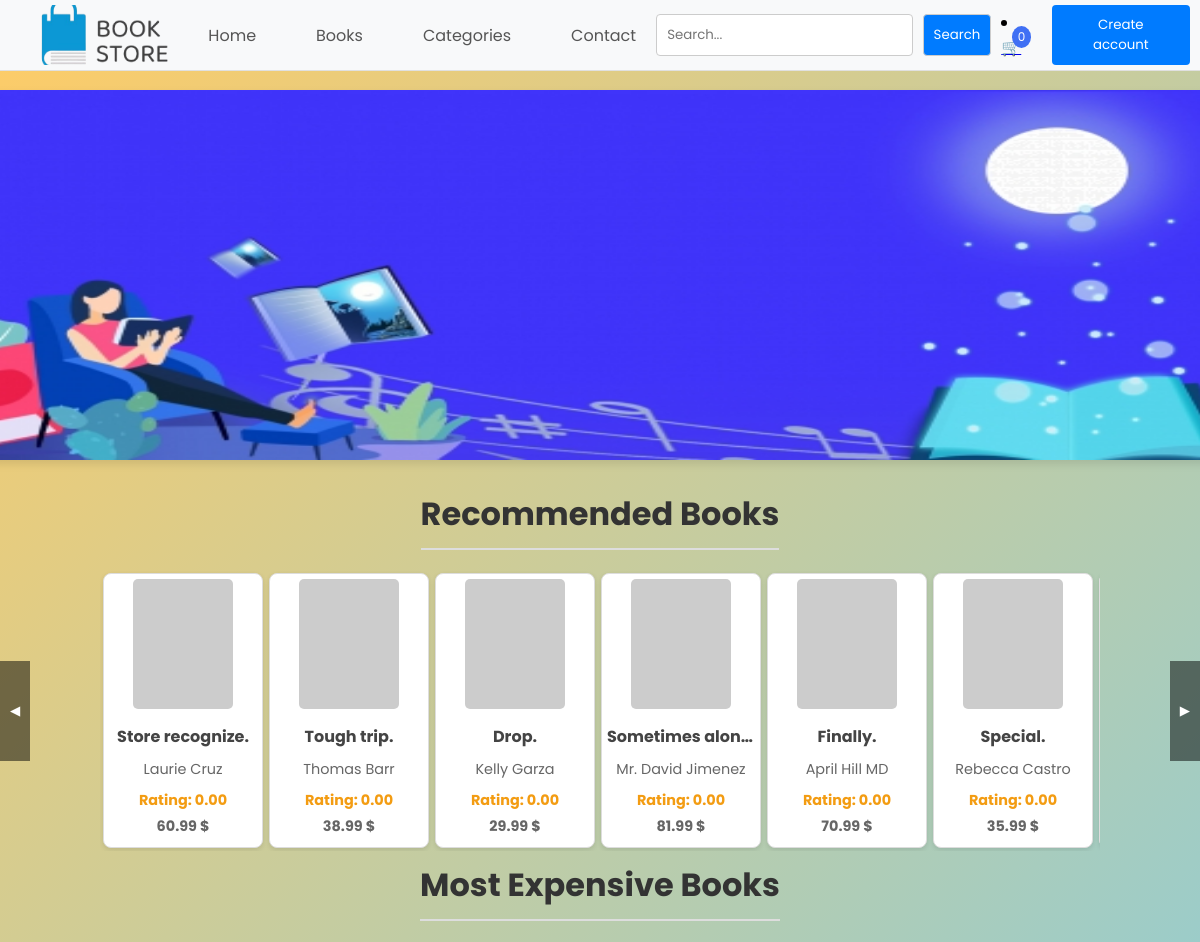
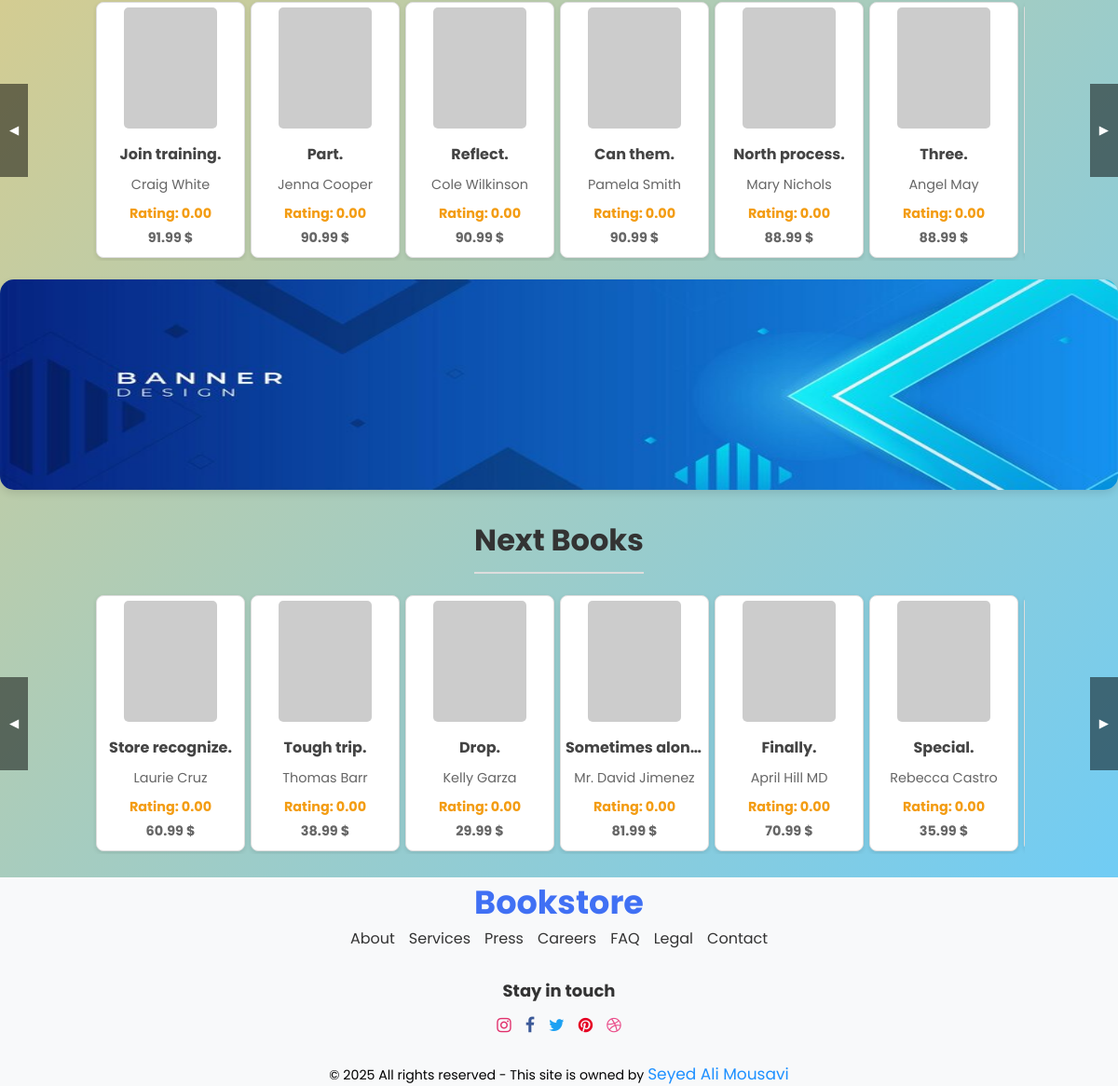
The page / on the database its author committed (2 pictures, top to bottom).
### books/models.py (models this page shows)
class Book(models.Model):
    GENRE_CHOICES = [
        ('fiction', 'Fiction'),
        ('non_fiction', 'Non-Fiction'),
        ('mystery', 'Mystery'),
        ('fantasy', 'Fantasy'),
        ('biography', 'Biography'),
        ('science_fiction', 'Science Fiction'),
        ('romance', 'Romance'),
        ('horror', 'Horror'),
        ('self_help', 'Self Help'),
        ('history', 'History'),
    ]
    title = models.CharField(max_length=100)
    author = models.CharField(max_length=100)
    price = models.DecimalField(max_digits=20, decimal_places=2)
    rating = models.DecimalField(max_digits=3, decimal_places=2)
    description = models.TextField()
    published_date = models.DateField()
    isbn = models.CharField(max_length=13, unique=True)
    cover_image = models.ImageField(upload_to='covers/')
    language = models.CharField(max_length=30)
    publisher = models.CharField(max_length=100)
    genre = models.CharField(max_length=50, choices=GENRE_CHOICES)
    stock = models.PositiveIntegerField(default=0)

### bookstore/views.py (the view, shortened to what this page needs)
# urls.py: path('', HomeView.as_view() , name='home'),
class HomeView(View):
    def get(self, request):
        user_info = None
        if 'user_id' in request.session:
            try:
                user_info = UserAccount.objects.get(id=request.session['user_id'])
            except UserAccount.DoesNotExist:
                user_info = None
        books = list(Book.objects.all())
        random_books = random.sample(books, min(len(books), 15))
        expensive_books = Book.objects.order_by('-price')[:10]
        return render(request, 'home.html', {'user': user_info, 'random_books': random_books, 'expensive_books': expensive_books})

### templates/home.html (shortened to what this page needs)
{% extends 'base.html' %}
{% load static %}
{% block content %}
<img src="{% static 'pngtree-taobao-bookstore-creative-poster-banner-background-image_163775.jpg' %}" alt="Web Banner" class="web-banner">
<h2 class="book-list-header">Recommended Books</h2>
<div class="book-list-container">
    <button class="nav-button prev" onclick="scrollBooks('book-list1', -1)">&#9664;</button>
    <div class="book-list">
        <div class="book-list-wrapper" id="book-list1">
            {% for book in random_books %}
            <a href="{% url 'book_detail' book.id %}" class="book-item-link">
                <div class="book-item">
                    <img src="{{ book.cover_image }}" alt="{{ book.title }}">
                    <div class="book-info">
                        <h3>{{ book.title }}</h3>
                        <p>{{ book.author }}</p>
                        <p class="rating">Rating: {{ book.rating }}</p>
                        <p class="book-price">{{ book.price }} $</p>
                    </div>
                </div>
            </a>
            {% endfor %}
        </div>
    </div>
    <button class="nav-button next" onclick="scrollBooks('book-list1', 1)">&#9654;</button>
</div>
<h2 class="book-list-header">Most Expensive Books</h2>
<div class="book-list-container">
    <button class="nav-button prev" onclick="scrollBooks('book-list3', -1)">&#9664;</button>
    <div class="book-list">
        <div class="book-list-wrapper" id="book-list3">
            {% for book in expensive_books %}
            <a href="{% url 'book_detail' book.id %}" class="book-item-link">
                <div class="book-item">
                    <img src="{{ book.cover_image }}" alt="{{ book.title }}">
                    <div class="book-info">
                        <h3>{{ book.title }}</h3>
                        <p>{{ book.author }}</p>
                        <p class="rating">Rating: {{ book.rating }}</p>
                        <p class="book-price">{{ book.price }} $</p>
                    </div>
                </div>
            </a>
            {% endfor %}
        </div>
    </div>
    <button class="nav-button next" onclick="scrollBooks('book-list3', 1)">&#9654;</button>
</div>
<img src="{% static 'blue-web-banner-with-geometric-background-horizontal-promotion-banners-with-blue-tech-gradient-colors-abstract-geometric-backdrop-header-design-vibrant-coupon-template_181182-15772.jpg' %}" alt="Web Banner" class="web-banner-two">
<h2 class="book-list-header">Next Books</h2>
<div class="book-list-container">
    <button class="nav-button prev" onclick="scrollBooks('book-list2', -1)">&#9664;</button>
    <div class="book-list">
        <div class="book-list-wrapper" id="book-list2">
            {% for book in random_books %}
            <a href="{% url 'book_detail' book.id %}" class="book-item-link">
                <div class="book-item">
                    <img src="{{ book.cover_image }}" alt="{{ book.title }}">
                    <div class="book-info">
                        <h3>{{ book.title }}</h3>
                        <p>{{ book.author }}</p>
                        <p class="rating">Rating: {{ book.rating }}</p>
                        <p class="book-price">{{ book.price }} $</p>
                    </div>
                </div>
            </a>
            {% endfor %}
        </div>
    </div>
    <button class="nav-button next" onclick="scrollBooks('book-list2', 1)">&#9654;</button>
</div>
{% include 'footer.html' %}
{% endblock %}

### templates/base.html (shortened to what this page needs)
{% load static %}
<head>
    <link rel="stylesheet" href="https://cdnjs.cloudflare.com/ajax/libs/font-awesome/4.7.0/css/font-awesome.min.css">
    <link rel="stylesheet" type="text/css" href="{% static 'styles.css' %}">
</head>
<body>
    {% include 'head.html' %}
    <div class="main-content">
        {% block content %}{% endblock %}
    </div>
</body>

### templates/head.html (shortened to what this page needs)
{% load static %}
<div class="base-navbar">
    <a href="{% url 'home' %}" class="logo-container">
        <img src="{% static 'image_2025-01-24_104110318-removebg-preview.png' %}" alt="Logo" class="logo-image">
    </a>
    <div class="nav-links">
        <a href="{% url 'home' %}">Home</a>
        <a href="{% url 'booksd' %}">Books</a>
        <a href="{% url 'genre' %}">Categories</a>
        <a href="#">Contact</a>
    </div>
    <div class="search-bar">
        <input type="text" placeholder="Search...">
        <button>Search</button>
    </div>
    <li>
        <a href="#" id="cart-icon" class="cart-icon" onclick="toggleCartModal()">🛒<span id="cart-count">{{ cart|length }}</span></a>
    </li>
    {% if user and user.username %}
        <div class="dropdown">
            <button id="userMenu">{{ user.username }}</button>
            <div class="dropdown-content">
                <a href="{% url 'Profile' %}">View Profile</a>
                <a href="{% url 'logout' %}">Logout</a>
            </div>
        </div>
    {% else %}
        <button id="openModal">Create account</button>
    {% endif %}
</div>

### templates/footer.html
<br>
<footer class="footer">
    <div class="container">
      <div class="row justify-content-center">
        <div class="col-md-9 text-center">
          <div class="footer-site-logo mb-4">
            <a href="{% url 'home' %}">Bookstore</a>
          </div>
          <ul class="list-unstyled nav-links mb-5">
            <li><a href="#">About</a></li>
            <li><a href="#">Services</a></li>
            <li><a href="#">Press</a></li>
            <li><a href="#">Careers</a></li>
            <li><a href="#">FAQ</a></li>
            <li><a href="#">Legal</a></li>
            <li><a href="#">Contact</a></li>
          </ul>
          <div class="social mb-4">
            <h3>Stay in touch</h3>
            <ul class="list-unstyled">
               <li><a href="#"><i class="fa fa-instagram"></i></a></li>
               <li><a href="#"><i class="fa fa-facebook"></i></a></li>
               <li><a href="#"><i class="fa fa-twitter"></i></a></li>
               <li><a href="#"><i class="fa fa-pinterest"></i></a></li>
               <li><a href="#"><i class="fa fa-dribbble"></i></a></li>
            </ul>
         </div>
          <div class="copyright">
            <p class="mb-0"><small>&copy; 2025 All rights reserved - This site is owned by <big style="color: dodgerblue;">Seyed Ali Mousavi</big></small></p>
          </div>
        </div>
      </div>
    </div>
</footer>

### rows shown on the page
Book: title "Store recognize.", author "Laurie Cruz", rating "0.00", price "60.99"
Book: title "Tough trip.", author "Thomas Barr", rating "0.00", price "38.99"
Book: title "Drop.", author "Kelly Garza", rating "0.00", price "29.99"
Book: title "Sometimes along.", author "Mr. David Jimenez", rating "0.00", price "81.99"
Book: title "Finally.", author "April Hill MD", rating "0.00", price "70.99"
Book: title "Special.", author "Rebecca Castro", rating "0.00", price "35.99"
Book: title "Join training.", author "Craig White", rating "0.00", price "91.99"
Book: title "Part.", author "Jenna Cooper", rating "0.00", price "90.99"
Book: title "Reflect.", author "Cole Wilkinson", rating "0.00", price "90.99"
Book: title "Can them.", author "Pamela Smith", rating "0.00", price "90.99"
Book: title "North process.", author "Mary Nichols", rating "0.00", price "88.99"
Book: title "Three.", author "Angel May", rating "0.00", price "88.99"

### other values the page prints
{{ cart|length }} "0"
